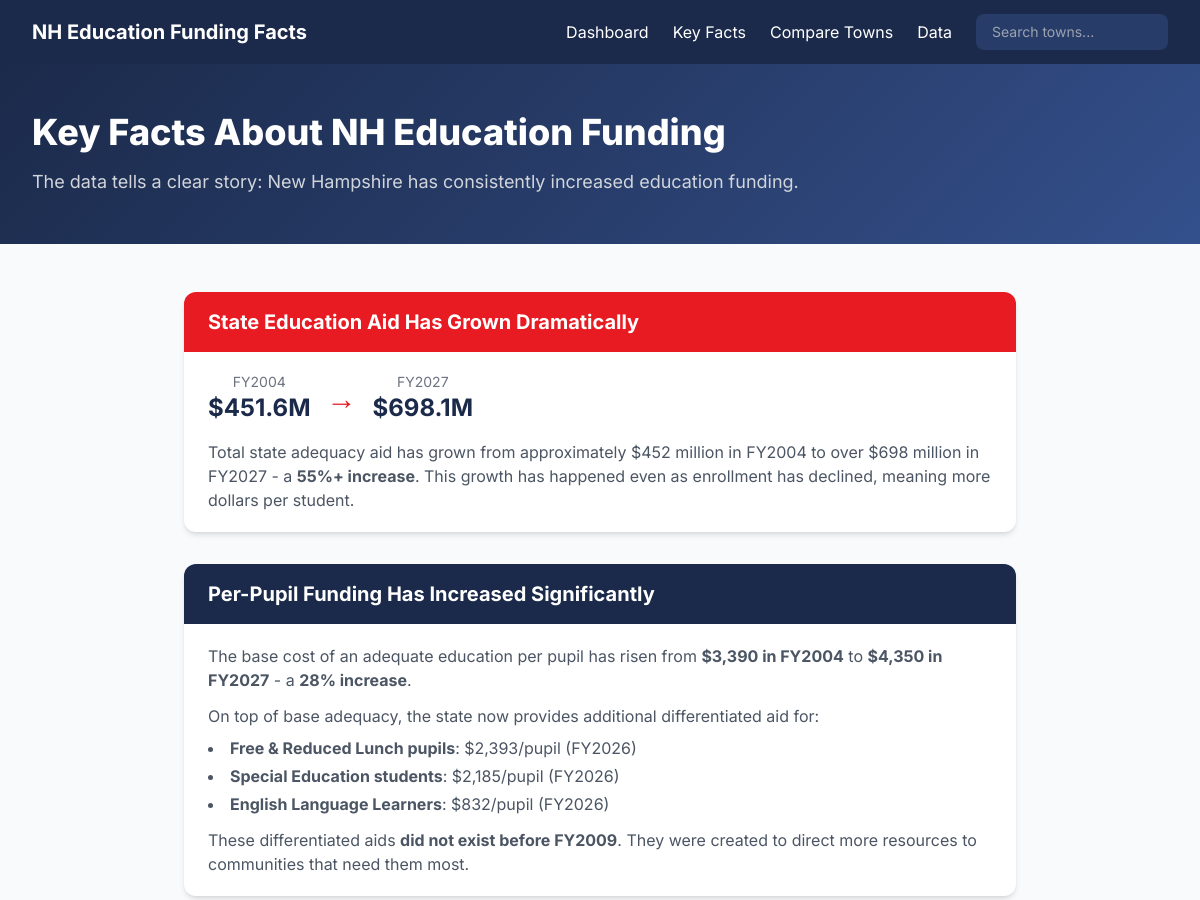
Before: /facts (upper part) with the older database file.
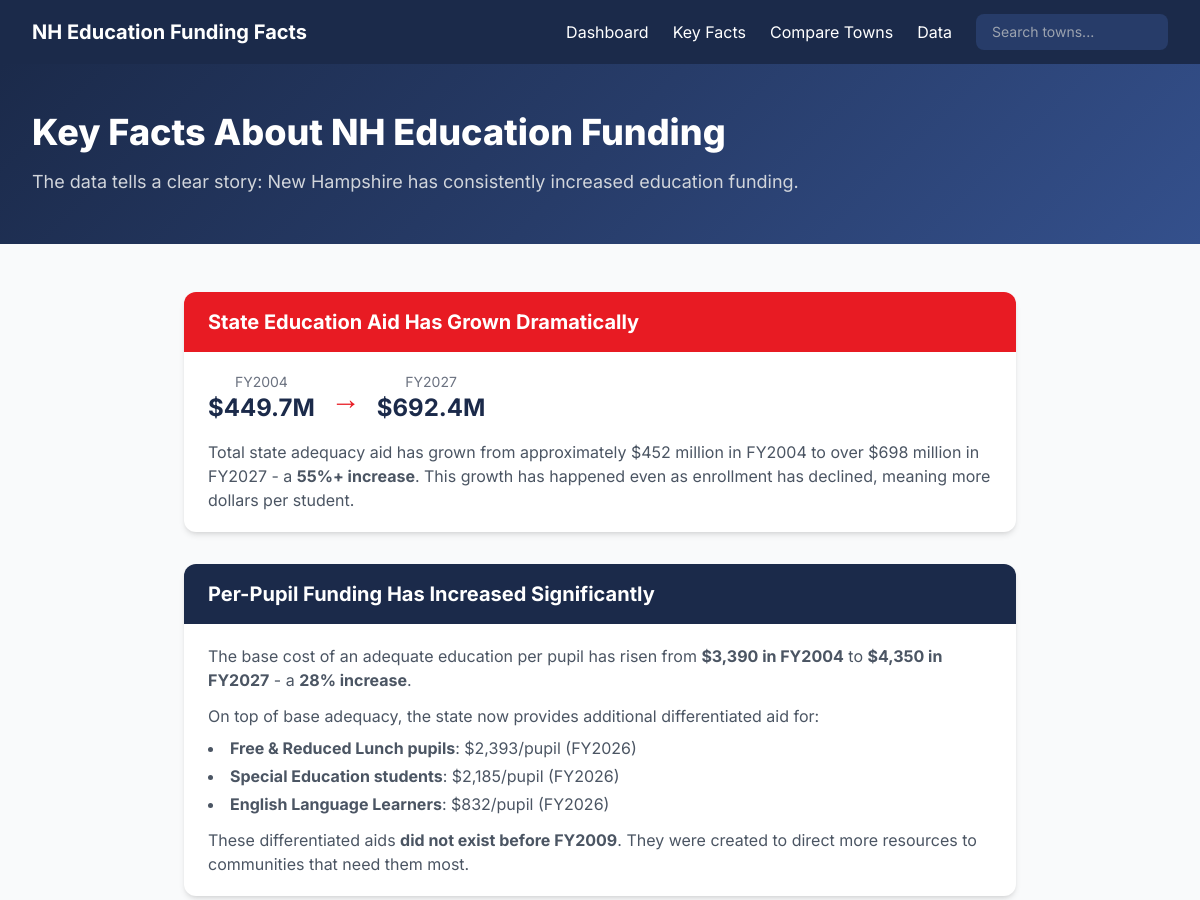
After: the same page with the newer database file.
### models.py (models this page shows)
class StatewideTotals(db.Model):
    __tablename__ = 'statewide_totals'
    fiscal_year = db.Column(db.Integer, primary_key=True)
    total_adequacy_aid = db.Column(db.Float)
    total_sped_aid = db.Column(db.Float)
    total_building_aid = db.Column(db.Float)
    total_charter_aid = db.Column(db.Float)
    total_cte_aid = db.Column(db.Float)
    total_kindergarten_aid = db.Column(db.Float)
    total_all_education_aid = db.Column(db.Float)
    base_cost_per_pupil = db.Column(db.Float)
    swept_rate = db.Column(db.Float)
    total_adm = db.Column(db.Float)
    total_fr_adm = db.Column(db.Float)
    aid_per_pupil = db.Column(db.Float)

### app.py (the view)
@app.route('/facts')
def facts():
    totals = StatewideTotals.query.order_by(StatewideTotals.fiscal_year).all()
    return render_template('facts.html', totals=totals)

### app.py (called while the page is built)
@app.template_filter('currency')
def currency_filter(value):
    if value is None:
        return '$0'
    if abs(value) >= 1_000_000_000:
        return f'${value / 1_000_000_000:,.1f}B'
    if abs(value) >= 1_000_000:
        return f'${value / 1_000_000:,.1f}M'
    if abs(value) >= 1_000:
        return f'${value / 1_000:,.0f}K'
    return f'${value:,.0f}'

@app.context_processor
def utility_processor():
    return {
        'min_year': 2004,
        'max_year': 2027,
    }

### templates/facts.html (shortened to what this page needs)
{% extends "base.html" %}
{% block content %}
<section class="hero-gradient text-white py-12">
    <div class="max-w-7xl mx-auto px-4 sm:px-6 lg:px-8">
        <h1 class="text-3xl md:text-4xl font-extrabold mb-4">Key Facts About NH Education Funding</h1>
        <p class="text-gray-300 text-lg">The data tells a clear story: New Hampshire has consistently increased education funding.</p>
    </div>
</section>
<section class="py-12">
    <div class="max-w-4xl mx-auto px-4 sm:px-6 lg:px-8">
        {% set first_year = totals[0] if totals else none %}
        {% set latest_year = totals[-1] if totals else none %}
        <div class="space-y-8">
            <div class="bg-white rounded-xl shadow-md overflow-hidden">
                <div class="bg-gop-red text-white px-6 py-4">
                    <h2 class="text-xl font-bold">State Education Aid Has Grown Dramatically</h2>
                </div>
                <div class="px-6 py-5">
                    {% if first_year and latest_year %}
                    <div class="flex items-center space-x-4 mb-4">
                        <div class="text-center">
                            <div class="text-sm text-gray-500">FY{{ first_year.fiscal_year }}</div>
                            <div class="text-2xl font-bold text-navy-800">{{ first_year.total_adequacy_aid|currency }}</div>
                        </div>
                        <div class="text-3xl text-gop-red font-bold">&rarr;</div>
                        <div class="text-center">
                            <div class="text-sm text-gray-500">FY{{ latest_year.fiscal_year }}</div>
                            <div class="text-2xl font-bold text-navy-800">{{ latest_year.total_adequacy_aid|currency }}</div>
                        </div>
                    </div>
                    {% endif %}
                    <p class="text-gray-600">Total state adequacy aid has grown from approximately $452 million in FY2004 to over $698 million in FY2027 - a <strong>55%+ increase</strong>. This growth has happened even as enrollment has declined, meaning more dollars per student.</p>
                </div>
            </div>
            <div class="bg-white rounded-xl shadow-md overflow-hidden">
                <div class="bg-navy-800 text-white px-6 py-4">
                    <h2 class="text-xl font-bold">Per-Pupil Funding Has Increased Significantly</h2>
                </div>
                <div class="px-6 py-5">
                    <p class="text-gray-600 mb-3">The base cost of an adequate education per pupil has risen from <strong>$3,390 in FY2004</strong> to <strong>$4,350 in FY2027</strong> - a <strong>28% increase</strong>.</p>
                    <p class="text-gray-600">On top of base adequacy, the state now provides additional differentiated aid for:</p>
                    <ul class="mt-2 space-y-1 text-gray-600 list-disc list-inside">
                        <li><strong>Free & Reduced Lunch pupils</strong>: $2,393/pupil (FY2026)</li>
                        <li><strong>Special Education students</strong>: $2,185/pupil (FY2026)</li>
                        <li><strong>English Language Learners</strong>: $832/pupil (FY2026)</li>
                    </ul>
                    <p class="text-gray-600 mt-3">These differentiated aids <strong>did not exist before FY2009</strong>. They were created to direct more resources to communities that need them most.</p>
                </div>
            </div>
        </div>
    </div>
</section>
{% endblock %}

Changed rows visible on the page:
changed StatewideTotals id 2004: total_adequacy_aid "$451.6M" → "$449.7M"
changed StatewideTotals id 2027: total_adequacy_aid "$698.1M" → "$692.4M"
